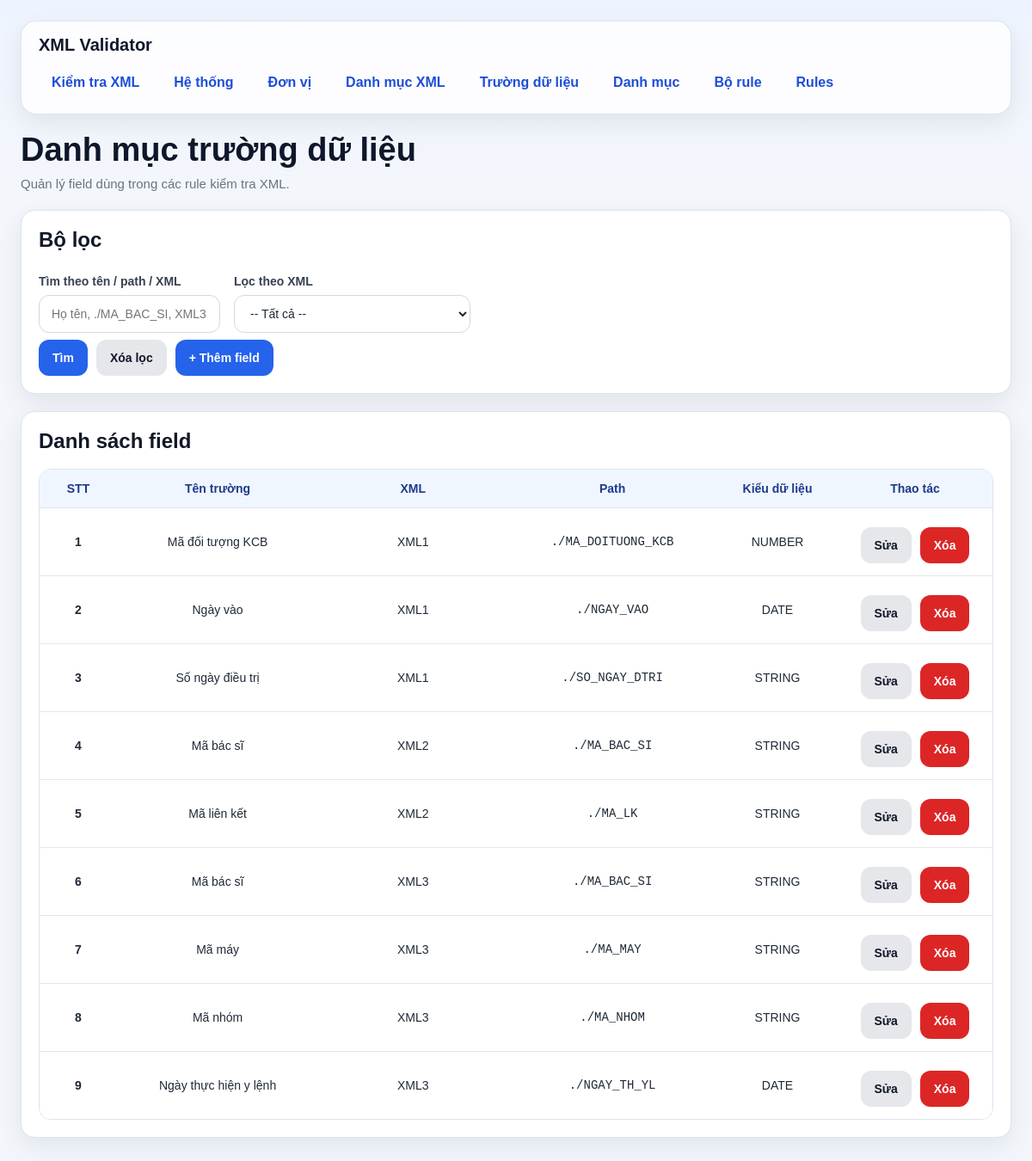
The app's page /fields/ with its own data.
### models/field_model.py (models this page shows, shortened)
class DanhMucTruongDuLieu(db.Model):
    __tablename__ = "danh_muc_truong_du_lieu"
    id = db.Column(db.Integer, primary_key=True)
    ten_truong = db.Column(db.String(255), nullable=False)
    xml_id = db.Column(db.Integer, db.ForeignKey("danh_muc_xml.id"), nullable=False)
    xml_path = db.Column(db.String(500), nullable=False)  # path bên trong từng phần tử của list
    data_type = db.Column(db.String(50), nullable=False, default="STRING")
    xml = db.relationship("DanhMucXml", backref="fields")

### models/xml_model.py (models this page shows, shortened)
class DanhMucXml(db.Model):
    __tablename__ = "danh_muc_xml"
    id = db.Column(db.Integer, primary_key=True)
    ma_xml = db.Column(db.String(50), nullable=False, unique=True)   # XML1, XML2, XML3
    ten_xml = db.Column(db.String(255), nullable=False)
    list_path = db.Column(db.String(500), nullable=False)            # path tính từ NOIDUNGFILE
    item_type = db.Column(db.String(20), nullable=False, default="MULTI")

### routes/field_routes.py (the view, shortened to what this page needs)
@field_bp.route("/", methods=["GET"])
def list_fields():
    keyword = (request.args.get("keyword") or "").strip()
    xml_id = (request.args.get("xml_id") or "").strip()
    query = DanhMucTruongDuLieu.query.join(DanhMucXml)
    if xml_id:
        query = query.filter(DanhMucTruongDuLieu.xml_id == int(xml_id))
    fields = query.order_by(
        DanhMucXml.id.asc(),
        DanhMucTruongDuLieu.ten_truong.asc()
    ).all()
    xmls = DanhMucXml.query.order_by(DanhMucXml.id.asc()).all()
    return render_template(
        "fields.html",
        fields=fields,
        xmls=xmls,
        keyword=keyword,
        xml_id=xml_id
    )

### templates/fields.html (shortened to what this page needs)
{% extends "base.html" %}
{% block content %}
<div class="page-header">
    <h1 class="page-title">Danh mục trường dữ liệu</h1>
    <div class="page-subtitle">Quản lý field dùng trong các rule kiểm tra XML.</div>
</div>
<div class="card">
    <h2 class="card-title">Bộ lọc</h2>
    <form method="GET">
        <div class="grid">
            <div class="col-6">
                <label>Tìm theo tên / path / XML</label>
                <input type="text" name="keyword" value="{{ keyword }}" placeholder="Họ tên, ./MA_BAC_SI, XML3...">
            </div>
            <div class="col-6">
                <label>Lọc theo XML</label>
                <select name="xml_id">
                    <option value="">-- Tất cả --</option>
                </select>
            </div>
        </div>
        <div class="actions">
            <button type="submit" class="btn btn-primary">Tìm</button>
            <a href="/fields" class="btn btn-secondary">Xóa lọc</a>
            <a href="/fields/create" class="btn btn-primary">+ Thêm field</a>
        </div>
    </form>
</div>
<div class="card">
    <h2 class="card-title">Danh sách field</h2>
    {% if fields %}
        <div class="table-wrap">
            <table>
                <thead>
                    <tr>
                        <th style="width: 90px;">STT</th>
                        <th>Tên trường</th>
                        <th style="width: 220px;">XML</th>
                        <th>Path</th>
                        <th style="width: 140px;">Kiểu dữ liệu</th>
                        <th style="width: 180px;">Thao tác</th>
                    </tr>
                </thead>
                <tbody>
                    {% for f in fields %}
                    <tr>
                        <td><strong>{{ loop.index }}</strong></td>
                        <td>{{ f.ten_truong }}</td>
                        <td>{{ f.xml.ma_xml }}</td>
                        <td><code>{{ f.xml_path }}</code></td>
                        <td>{{ f.data_type }}</td>
                        <td>
                            <div class="actions actions-center">
                                <a class="btn btn-secondary" href="/fields/{{ f.id }}/edit">Sửa</a>
                                <form class="inline" method="POST" action="/fields/{{ f.id }}/delete" onsubmit="return confirm('Xóa field này?');">
                                    <button class="btn btn-danger" type="submit">Xóa</button>
                                </form>
                            </div>
                        </td>
                    </tr>
                    {% endfor %}
                </tbody>
            </table>
        </div>
    {% else %}
        <div class="empty-state">Chưa có dữ liệu field.</div>
    {% endif %}
</div>
{% endblock %}

### templates/base.html (style rules this page uses)
* { box-sizing: border-box; }
:root { --bg: #f3f6fb; --card: #ffffff; --card-soft: #f8fafc; --border: #dbe3ef; --text: #1f2937; --muted: #6b7280; --primary: #2563eb; --primary-hover: #1d4ed8; --danger: #dc2626; --danger-hover: #b91c1c; --success-bg: #dcfce7; --success-text: #166534; --warning-bg: #fef3c7; --warning-text: #92400e; --error-bg: #fee2e2; --error-text: #991b1b; --shadow: 0 10px 30px rgba(15, 23, 42, 0.08); --radius: 16px; }
body { margin: 0; font-family: Arial, Helvetica, sans-serif; background: linear-gradient(180deg, #eef4ff 0%, var(--bg) 220px); color: var(--text); }
.page-header { margin-bottom: 22px; }
.page-title { margin: 0; font-size: 38px; line-height: 1.15; color: #0f172a; }
.page-subtitle { margin-top: 8px; color: var(--muted); font-size: 15px; }
.card { background: var(--card); border: 1px solid var(--border); border-radius: var(--radius); box-shadow: var(--shadow); padding: 20px; margin-bottom: 20px; }
.card-title { margin: 0 0 18px 0; font-size: 24px; font-weight: 700; color: #111827; }
.grid { display: flex; grid-template-columns: repeat(12, 1fr); gap: 16px; }
.col-6 { grid-column: span 6; }
label { display: block; font-size: 14px; font-weight: 700; margin-bottom: 8px; margin-top: 8px; color: #374151; }
input[type="text"], input[type="date"], input[type="file"], input[type="password"], input[type="number"], select, textarea { width: 100%; min-height: 44px; border: 1px solid #cfd8e3; border-radius: 12px; padding: 10px 14px; font-size: 14px; background: #fff; color: var(--text); outline: none; transition: border-color 0.2s, box-shadow 0.2s; }
.actions { display: flex; flex-wrap: wrap; gap: 10px; margin-top: 8px; }
.actions-center { justify-content: center; }
.btn, button { border: none; min-height: 42px; padding: 10px 16px; border-radius: 12px; cursor: pointer; font-weight: 700; font-size: 14px; text-decoration: none; display: inline-flex; align-items: center; justify-content: center; transition: 0.2s ease; }
.btn-primary { background: var(--primary); color: white; }
.btn-secondary { background: #e5e7eb; color: #111827; }
.btn-danger { background: var(--danger); color: white; }
.table-wrap { overflow-x: auto; border: 1px solid var(--border); border-radius: 14px; }
table { width: 100%; border-collapse: collapse; background: white; }
th { background: #eff6ff; color: #1e3a8a; font-size: 14px; font-weight: 700; text-align: center; padding: 14px 12px; border-bottom: 1px solid var(--border); }
td { padding: 14px 12px; border-bottom: 1px solid #e5e7eb; vertical-align: middle; font-size: 14px; text-align: center; }
tbody tr:last-child td { border-bottom: none; }
.inline { display: inline; }

### records on screen
DanhMucTruongDuLieu: ten_truong "Mã đối tượng KCB", xml.ma_xml "XML1", xml_path "./MA_DOITUONG_KCB", data_type "NUMBER"
DanhMucTruongDuLieu: ten_truong "Ngày vào", xml.ma_xml "XML1", xml_path "./NGAY_VAO", data_type "DATE"
DanhMucTruongDuLieu: ten_truong "Số ngày điều trị", xml.ma_xml "XML1", xml_path "./SO_NGAY_DTRI", data_type "STRING"
DanhMucTruongDuLieu: ten_truong "Mã bác sĩ", xml.ma_xml "XML2", xml_path "./MA_BAC_SI", data_type "STRING"
DanhMucTruongDuLieu: ten_truong "Mã liên kết", xml.ma_xml "XML2", xml_path "./MA_LK", data_type "STRING"
DanhMucTruongDuLieu: ten_truong "Mã bác sĩ", xml.ma_xml "XML3", xml_path "./MA_BAC_SI", data_type "STRING"
DanhMucTruongDuLieu: ten_truong "Mã máy", xml.ma_xml "XML3", xml_path "./MA_MAY", data_type "STRING"
DanhMucTruongDuLieu: ten_truong "Mã nhóm", xml.ma_xml "XML3", xml_path "./MA_NHOM", data_type "STRING"
DanhMucTruongDuLieu: ten_truong "Ngày thực hiện y lệnh", xml.ma_xml "XML3", xml_path "./NGAY_TH_YL", data_type "DATE"
